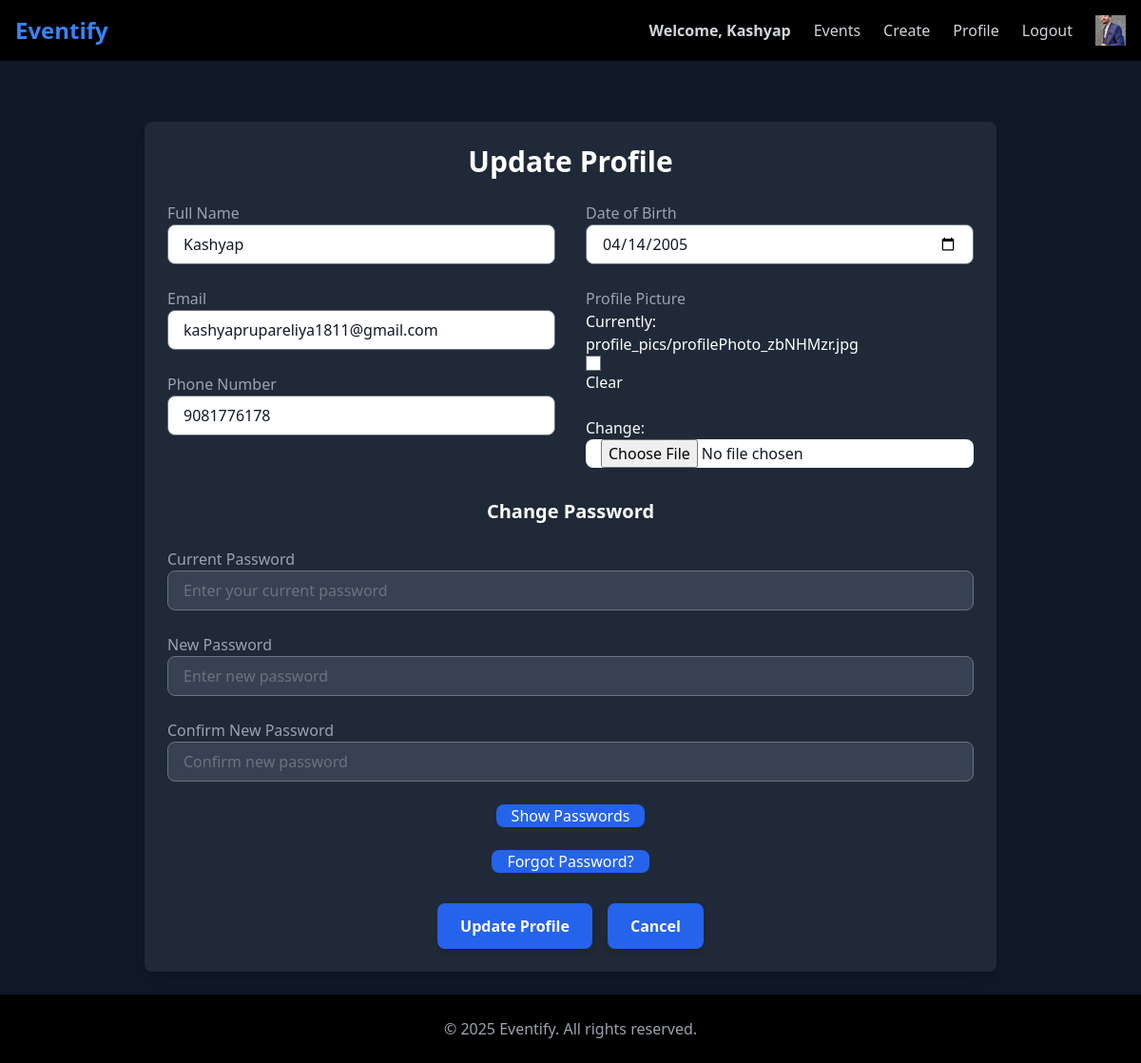
Page /user1/profile/update/ (signed in) on the committed database.
### user1/models.py (models this page shows, shortened)
class CustomUser(AbstractBaseUser, PermissionsMixin):
    email = models.EmailField(unique=True)  # Unique identifier
    name = models.CharField(max_length=50)
    phone_number = models.CharField(max_length=15, blank=True, null=True)
    profile_picture = models.ImageField(upload_to="profile_pics/", blank=True, null=True, default="profile_pics/default_profile.png")
    date_of_birth = models.DateField(blank=True, null=True)
    is_active = models.BooleanField(default=True)
    is_staff = models.BooleanField(default=False)  # Required for admin login
    objects = CustomUserManager()
    USERNAME_FIELD = "email"
    REQUIRED_FIELDS = ["name"]

### user1/views.py (the view)
# urls.py: path("profile/update/", views.update_profile, name="update_profile"),  #14 User profile update
@login_required
def update_profile(request):
    if request.method == "POST":
        form = CustomUserUpdateForm(request.POST, request.FILES, instance=request.user)
        if form.is_valid():
            user = form.save(commit=False)
            current_password = form.cleaned_data.get("current_password")
            new_password = form.cleaned_data.get("new_password")
            confirm_password = form.cleaned_data.get("confirm_password")
            if current_password and new_password:
                if not request.user.check_password(current_password):
                    messages.error(request, "❌ Current password is incorrect!")
                    return redirect("update_profile")
                if new_password != confirm_password:
                    messages.error(request, "❌ New password and confirm password do not match!")
                    return redirect("update_profile")
                user.set_password(new_password)
                update_session_auth_hash(request, user)  # Keep user logged in
            user.save()
            return redirect("event:profile")  # Redirect to profile page
        else:
            messages.error(request, "Please check old password or your new password and confirm password are not same.")
    else:
        form = CustomUserUpdateForm(instance=request.user)
    return render(request, "user1/update_profile.html", {"form": form})

### user1/templates/user1/update_profile.html (shortened to what this page needs)
{% extends 'layout.html' %}
{% block content %}
<div class="min-h-screen bg-gray-900 flex flex-col items-center">
    <div class="mt-16 p-6 bg-gray-800 shadow-lg rounded-lg max-w-4xl w-full">
        <h2 class="text-3xl font-semibold text-white mb-6 text-center">Update Profile</h2>
        <form method="POST" enctype="multipart/form-data" class="grid grid-cols-1 md:grid-cols-2 gap-8" id="update-profile-form">
            <div class="space-y-6 w-full">
                <div class="flex flex-col">
                    <label class="text-gray-400 font-medium">Full Name</label>
                    {{ form.name }}
                </div>
                <div class="flex flex-col">
                    <label class="text-gray-400 font-medium">Email</label>
                    {{ form.email }}
                </div>
                <div class="flex flex-col">
                    <label class="text-gray-400 font-medium">Phone Number</label>
                    {{ form.phone_number }}
                </div>
            </div>
            <div class="space-y-6 w-full">
                <div class="flex flex-col">
                    <label class="text-gray-400 font-medium">Date of Birth</label>
                    {{ form.date_of_birth }}
                </div>
                <div class="flex flex-col">
                    <label class="text-gray-400 font-medium">Profile Picture</label>
                    {{ form.profile_picture }}
                </div>
            </div>
            <div class="col-span-2 space-y-6 w-full">
                <h3 class="text-xl font-semibold text-white text-center">Change Password</h3>
                <div class="flex flex-col">
                    <label class="text-gray-400 font-medium">Current Password</label>
                    <input type="password" id="current_password" name="current_password" class="form-input bg-gray-700 text-white border border-gray-600 rounded-lg px-4 py-2" placeholder="Enter your current password" data-password="true">
                </div>
                <div class="flex flex-col">
                    <label class="text-gray-400 font-medium">New Password</label>
                    <input type="password" id="new_password" name="new_password" class="form-input bg-gray-700 text-white border border-gray-600 rounded-lg px-4 py-2" placeholder="Enter new password" data-password="true">
                </div>
                <div class="flex flex-col">
                    <label class="text-gray-400 font-medium">Confirm New Password</label>
                    <input type="password" id="confirm_password" name="confirm_password" class="form-input bg-gray-700 text-white border border-gray-600 rounded-lg px-4 py-2" placeholder="Confirm new password" data-password="true">
                </div>
                <div class="flex justify-center w-full mt-4">
                    <button type="button" id="togglePassword" class="bg-blue-600 hover:bg-blue-700 text-white px-4 py-2 rounded-lg">
                        Show Passwords
                    </button>
                </div>
                <div class="flex justify-center w-full mt-4">
                    <a href="{% url 'forgot_password' %}" class="bg-blue-600 hover:bg-blue-700 text-white px-4 py-2 rounded-lg">Forgot Password?</a>
                </div>
            </div>
            <div class="col-span-2 flex justify-center space-x-4">
                <button type="submit" class="bg-blue-600 hover:bg-blue-700 text-white font-semibold px-6 py-3 rounded-lg shadow-md w-full md:w-auto">
                    Update Profile
                </button>
                <button type="button" onclick="goBack()" class="bg-blue-600 hover:bg-blue-700 text-white font-semibold px-6 py-3 rounded-lg shadow-md w-full md:w-auto text-center">
                    Cancel
                </button>
            </div>
        </form>
    </div>
    <br>
</div>
{% endblock %}

### templates/layout.html (shortened to what this page needs)
{% load static tailwind_tags %}
{% load static %}
<!DOCTYPE html>
<html lang="en">
<head>
    {% tailwind_css %}
    <link rel="stylesheet" href="{% static 'style.css' %}">
</head>
<body class="bg-black text-white">
    <nav class="w-full bg-black shadow-md p-4 flex justify-between items-center">
        <h1 class="text-2xl font-bold text-blue-500">
            <a href="{% url 'event:home' %}">Eventify</a>
        </h1>
        <div class="flex items-center space-x-6 text-gray-300">
            {% if request.user.is_authenticated %}
                <a href="{% url 'event:home' %}" class="text-blue-400 font-semibold">Welcome, {{ request.user.name }}</span>
                <a href="{% url 'event:event_list' %}" class="hover:text-orange-400 font-medium">Events</a>
                <a href="{% url 'event:create_event' %}" class="hover:text-orange-400 font-medium">Create</a>
                <a href="{% url 'event:profile' %}" class="hover:text-orange-400 font-medium">Profile</a>
                <form method="POST" action="{% url 'logout' %}" class="inline">
                    <button type="submit" onclick="return confirmLogout()"
                            class="hover:text-red-400 font-medium">
                        Logout
                    </button>
                </form>
                <img src="{{ request.user.profile_picture.url }}" alt="Profile"
                    class="rounded-full border border-gray-500 object-cover"
                    style="width: 32px; height: 32px;">
            {% else %}
                <a href="{% url 'login' %}" class="hover:text-orange-400 font-medium">Login</a>
            {% endif %}
        </div>
    </nav>
    {% block content %}{% endblock %}
    <footer class="w-full bg-black p-6 space-y-6 text-center text-gray-400">
        © 2025 Eventify. All rights reserved.
    </footer>
</body>
</html>

### static/style.css (style rules this page uses)
body { background-color: rgb(23, 23, 26); color: rgb(137, 139, 141); }
h1 { text-align: center; font-size: 2em; }

### rows in the picture
CustomUser: user.name "Kashyap", user.profile_picture (picture), name "Kashyap", email "kashyaprupareliya1811@gmail.com", phone_number "9081776178", date_of_birth "04/14/2005"
